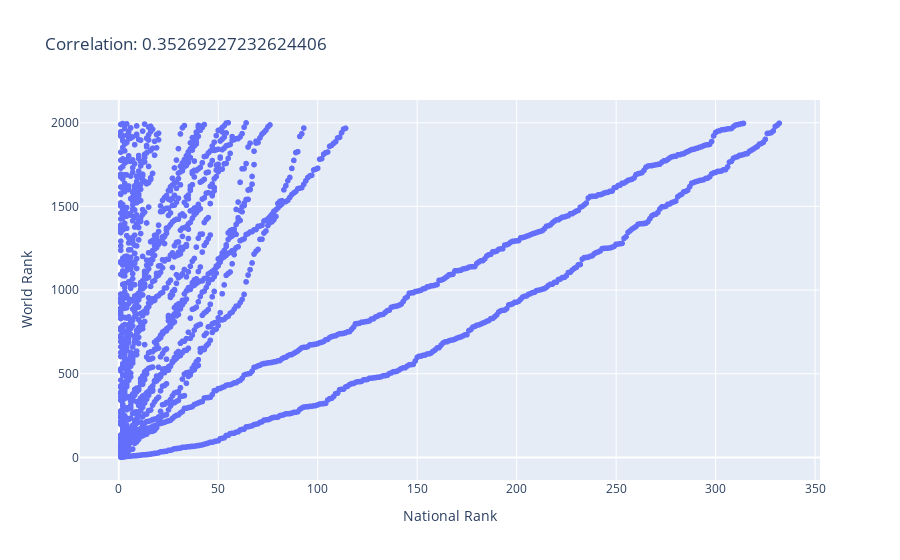

Here is the notebook cell this chart was saved with:
### Markdown cell above
##### e. Is there a correlation between national and global university rankings, and based on this information, can you recommend a country that appears to have a high concentration of top-ranked universities?

### Code cell
# Calculate the correlation coefficient
correlation = df_WRU_Relevent['National Rank'].corr(df_WRU_Relevent['World Rank'])

# Plotting
fig = px.scatter(df_WRU_Relevent, x='National Rank', y='World Rank', title=f'Correlation: {correlation}')
fig.show()

### Figure 1 — Plotly figure (JSON) as saved in the notebook; plotly's stock layout.template omitted (floating-point values rounded to 4 significant figures; data arrays with more than 128 entries replaced by an {"elided": "..."} marker saying what was removed)
{"data": [{"hovertemplate": "National Rank=%{x}<br>World Rank=%{y}<extra></extra>", "legendgroup": "", "marker": {"color": "#636efa", "symbol": "circle"}, "mode": "markers", "name": "", "showlegend": false, "type": "scattergl", "x": {"elided": "2000 int values"}, "xaxis": "x", "y": {"elided": "2000 int values"}, "yaxis": "y"}], "layout": {"legend": {"tracegroupgap": 0}, "title": {"text": "Correlation: 0.35269227232624406"}, "xaxis": {"anchor": "y", "domain": [0, 1], "title": {"text": "National Rank"}}, "yaxis": {"anchor": "x", "domain": [0, 1], "title": {"text": "World Rank"}}}}
